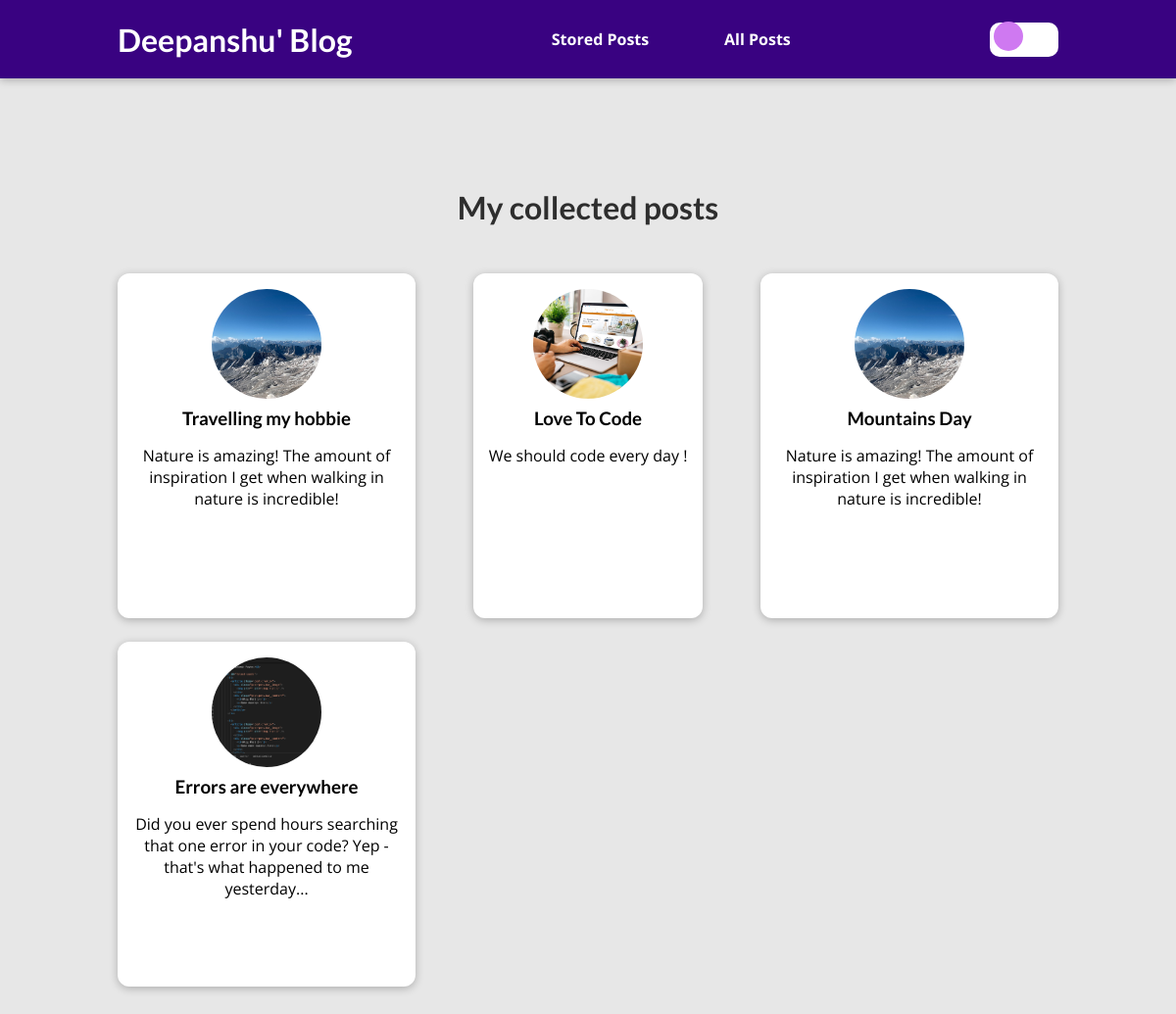
The page /posts on the database its author committed.
### blog/models.py (models this page shows)
class Post(models.Model):
    title = models.CharField(max_length=150)
    excerpt = models.CharField(max_length=200)
    image = models.ImageField(upload_to="posts", null=True)
    date = models.DateField(auto_now=True)
    slug = models.SlugField(unique=True, db_index=True)
    content = models.TextField(validators=[MinLengthValidator(10)])
    author = models.ForeignKey(
        Author, on_delete=models.SET_NULL, null=True, related_name="posts")
    tags = models.ManyToManyField(Tag)

### blog/views.py (the view)
# urls.py: path("posts", views.AllPostsView.as_view(), name="posts-page"),
class AllPostsView(ListView):
    template_name = "blog/all-posts.html"
    model = Post
    ordering = ["-date"]
    context_object_name = "all_posts"

### blog/templates/blog/all-posts.html (shortened to what this page needs)
{% extends "base.html"%}
{% load static %}
{% block css_files %}
<link rel="stylesheet" href="{% static "blog/post.css" %}"/>
<link rel="stylesheet" href="{% static "blog/all-posts.css" %}"/>
{% endblock %}
{% block content %}
<section id="all-posts">
    <h2>My collected posts</h2>
    <ul>
        {% for post in all_posts %}
        {% include "blog/include/post.html" %}
        {% endfor %}
    </ul>
</section>
{% endblock %}

### blog/templates/blog/include/post.html
<li>
    <article class="post">
      <a href="{% url "post-detail-page" post.slug %}">
        <img src="{{ post.image.url }}" alt="{{ post.title }}"
        />
        <div class="post__content">
          <h3>{{ post.title }}</h3>
          <p>
            {{ post.excerpt }}
          </p>
        </div>
      </a>
    </article>
  </li>

### static/app.css (style rules this page uses)
* { box-sizing: border-box; }
html { font-family: 'Open Sans', 'Lato', sans-serif; }
body { margin: 0; }
h1, h2, h3 { font-family: 'Lato', sans-serif; font-weight: bold; }

### blog/static/blog/post.css (style rules this page uses)
.post { display: flex; flex-direction: column; align-items: center; text-align: center; }
.post a { text-decoration: none; color: inherit; transition: all 0.2s ease; padding: 1rem; }
.post img { width: 5rem; height: 5rem; object-fit: cover; border-radius: 50%; }
.post h3 { margin: 0.25rem 0; }

### blog/static/blog/all-posts.css (style rules this page uses)
body { background-color: #e7e7e7; }
#all-posts { margin: 7rem auto; width: 90%; max-width: 60rem; }
#all-posts h2 { text-align: center; font-size: 2rem; color: #2e2e2e; margin: 3rem 0; }
ul { list-style: none; margin: 0; padding: 0; display: grid; grid-template-columns: repeat(auto-fill, minmax(17rem, 1fr)); gap: 1.5rem; }
.post img { width: 7rem; height: 7rem; }
.post a { height: 22rem; transform-origin: center; box-shadow: 0 2px 8px rgba(0, 0, 0, 0.25); border-radius: 12px; background-color: white; }

### rows shown on the page
Post: image (picture), title "Travelling my hobbie", excerpt "Nature is amazing! The amount of inspiration I get when walking in nature is incredible!"
Post: image (picture), title "Love To Code", excerpt "We should code every day !"
Post: image (picture), title "Mountains Day", excerpt "Nature is amazing! The amount of inspiration I get when walking in nature is incredible!"
Post: image (picture), title "Errors are everywhere", excerpt "Did you ever spend hours searching that one error in your code? Yep - that's what happened to me yesterday..."
